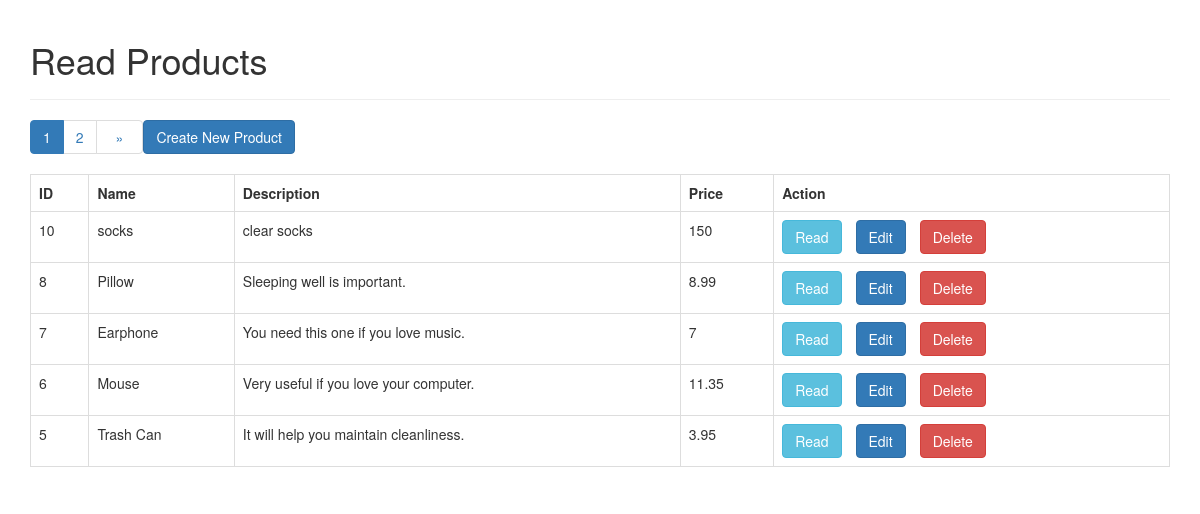
The page / on the database its author committed.
### tables this page shows
CREATE TABLE `products` (
  `id` int(11) NOT NULL,
  `name` varchar(128) NOT NULL,
  `description` text NOT NULL,
  `price` double NOT NULL,
  `image` blob DEFAULT NULL,
  `created` datetime NOT NULL,
  `modified` timestamp NOT NULL DEFAULT current_timestamp() ON UPDATE current_timestamp()
);

### index.php (the view, shortened to what this page needs)
<!DOCTYPE HTML>
<html>
<head>
	<link rel="stylesheet" href="https://maxcdn.bootstrapcdn.com/bootstrap/3.3.7/css/bootstrap.min.css" />
</head>
<body>
    <div class="container">
        <div class="page-header">
            <h1>Read Products</h1>
        </div>
        <?php
include 'database.php';
$page = isset($_GET['page']) ? $_GET['page'] : 1;
$records_per_page = 5;
$from_record_num = ($records_per_page * $page) - $records_per_page;
$query = "SELECT id, name, description, price FROM products ORDER BY id DESC
LIMIT :from_record_num, :records_per_page";
$stmt = $con->prepare($query);
$stmt->bindParam(":from_record_num", $from_record_num, PDO::PARAM_INT);
$stmt->bindParam(":records_per_page", $records_per_page, PDO::PARAM_INT);
$stmt->execute();
$num = $stmt->rowCount();
echo "<a href='create.php' class='btn btn-primary m-b-1em'>Create New Product</a>";
if($num>0){
echo "<table class='table table-hover table-responsive table-bordered'>";
	echo "<tr>
		<th>ID</th>
		<th>Name</th>
		<th>Description</th>
		<th>Price</th>
		<th>Action</th>
	</tr>";
while ($row = $stmt->fetch(PDO::FETCH_ASSOC)){
	extract($row);
	echo "<tr>
		<td>{$id}</td>
		<td>{$name}</td>
		<td>{$description}</td>
		<td>{$price}</td>
		<td>";
			echo "<a href='read_one.php?id={$id}' class='btn btn-info m-r-1em'>Read</a>";
			echo "<a href='update.php?id={$id}' class='btn btn-primary m-r-1em'>Edit</a>";
			echo "<a href='#' onclick='delete_user({$id});'  class='btn btn-danger'>Delete</a>";
		echo "</td>";
	echo "</tr>";
}
$query = "SELECT COUNT(*) as total_rows FROM products";
$stmt = $con->prepare($query);
$stmt->execute();
$row = $stmt->fetch(PDO::FETCH_ASSOC);
$total_rows = $row['total_rows'];
$page_url="index.php?";
include_once "paging.php";
echo "</table>";
}
else{
	echo "<div class='alert alert-danger'>No records found.</div>";
}
?>
    </div>
</body>
</html>

### paging.php (shortened to what this page needs)
<?php
echo "<ul class='pagination pull-left margin-zero mt0'>";
$total_pages = ceil($total_rows / $records_per_page);
$range = 1;
$initial_num = $page - $range;
$condition_limit_num = ($page + $range)  + 1;
for ($x=$initial_num; $x<$condition_limit_num; $x++) {
	if (($x > 0) && ($x <= $total_pages)) {
		if ($x == $page) {
			echo "<li class='active'>
				<a href='javascript::void();'>{$x}</a>
			</li>";
		}
		else {
			echo "<li>
				<a href='{$page_url}page={$x}'>{$x}</a>
			</li>";
		}
	}
}
if($page<$total_pages){
	$next_page = $page + 1;
	echo "<li>
		<a href='{$page_url}page={$next_page}'>
			<span style='margin:0 .5em;'>»</span>
		</a>
	</li>";
}
echo "</ul>";
?>

### index.php (style rules this page uses)
.m-r-1em { margin-right:1em; }
.m-b-1em { margin-bottom:1em; }
.mt0 { margin-top:0; }

### rows shown on the page
products: id "10", name "socks", description "clear socks", price "150"
products: id "8", name "Pillow", description "Sleeping well is important.", price "8.99"
products: id "7", name "Earphone", description "You need this one if you love music.", price "7"
products: id "6", name "Mouse", description "Very useful if you love your computer.", price "11.35"
products: id "5", name "Trash Can", description "It will help you maintain cleanliness.", price "3.95"
